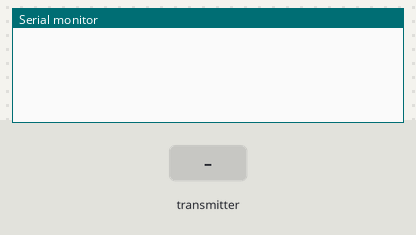
Simulated run of this sketch. Board: Arduino Uno, built with avr-gcc and run on an emulated ATmega328P. On the bench: the last lines printed to the serial monitor. Inputs (shaded band) come from the test bench. No radio packets arrive unless stated.

Above: at 1.2 s.
1.3 s: the transmitter starts sending recieveData.0 = 0
At 1.49 s:
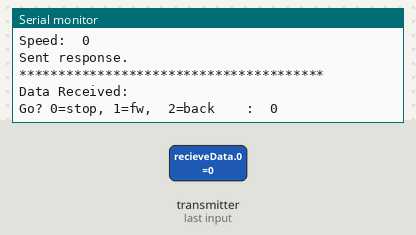
2.8 s: the transmitter starts sending recieveData.1 = 128
5.8 s: the transmitter starts sending recieveData.2 = 64
8.8 s: the transmitter starts sending recieveData.0 = 64
At 9.13 s:
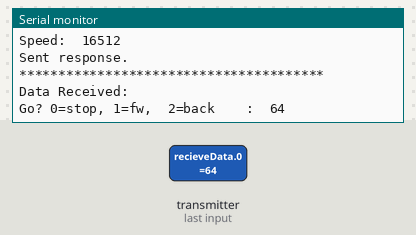
11.8 s: the transmitter starts sending recieveData.2 = 0
14.8 s: the transmitter starts sending recieveData.1 = 0
Timing chart, 0 to 17.8 s (numbered marks = the images above; inputs shaded):
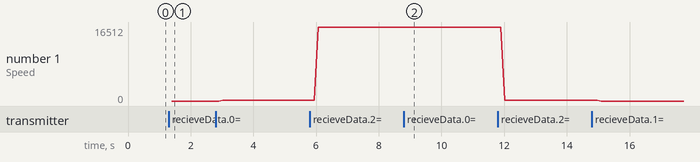

The sketch:

RecieveCodeV0-2.ino
```cpp
// Author: Austin Hutchison
// Referances: Bryan Thompson http://www.madebymarket.com/blog/dev/getting-started-with-nrf24L01-and-arduino.html
//             J. Coliz <maniacbug@ymail.com>  https://maniacbug.wordpress.com/2011/11/02/getting-started-rf24/

#include <SPI.h>
#include <nRF24L01.h>
#include <RF24.h>
#include <RF24_config.h>
#include "printf.h"

// Hook up the wireless transeiver
//int vcc = 3.3v
//int GND = gnd
int CE = 9;         // This can be any digital pin, change as needed
int CSN = 10;       // This can be any digital pin, change as needed
//int MOSI = 11;
//int MISO = 12;
//int SCK = 13;

// Intialize transeiver
RF24 wireless(CE, CSN);


// Intialize transmit packet
uint8_t transmitData[1];    // Transmit 1 byte packet

//Setup Recieve Packet
typedef union
{
 int number;
 uint8_t bytes[2];
} intOrByte;

uint8_t recieveData[3];    // Recieve 3 byte packet
int go = 0;                // 0=stop; 1=fwd; 2=bck
intOrByte goSpeed;


// Radio pipe addresses for the 2 nodes to communicate.
const uint64_t pipes[2] = {0xe7e7e7e7e7LL, 0xc2c2c2c2c2LL};


void setup() {
  Serial.begin(9600);
  printf_begin();
 // Setup wireless
  wireless.begin();
  wireless.openWritingPipe(pipes[1]);
  wireless.openReadingPipe(1,pipes[0]);
  wireless.startListening();
  wireless.printDetails();
}

void loop() {

// Receive Code
  if (wireless.available()){
    Serial.println("***************************************");
    bool done = false;
    while(!done){
      done = wireless.read( &recieveData, sizeof(recieveData) );
    }

  Serial.println("Data Received: ");

  //Decode wireless data
  go = recieveData[0];
  for (int i = 0; i < 2; i++){
    goSpeed.bytes[i] = recieveData[i+1];
  }

  // Serial Print data recieved (testing purposes only
  Serial.print("Go? 0=stop, 1=fw,  2=back    :  ");
  Serial.println(go);
  Serial.print("Speed:  ");
  Serial.println(goSpeed.number);


  //Copy rx data packet into transmit data packet
  transmitData[0] = recieveData[0];


    // Transmit Code  (transmit back to indicate packet recieved)
    wireless.stopListening();
    wireless.write( &transmitData, sizeof(transmitData) );
    Serial.println("Sent response.");
    wireless.startListening();
  }
}
```

Measured:
- after the input at 1.3 s, the serial monitor: prints a new line at once (image 1)
- after the input at 8.8 s, the serial monitor: prints a new line after 0.19 s (image 2)
- plotted number 1: 0 → 128 after the input at 2.8 s, 128 → 16512 after the input at 5.8 s, 16512 → 128 after the input at 11.8 s
